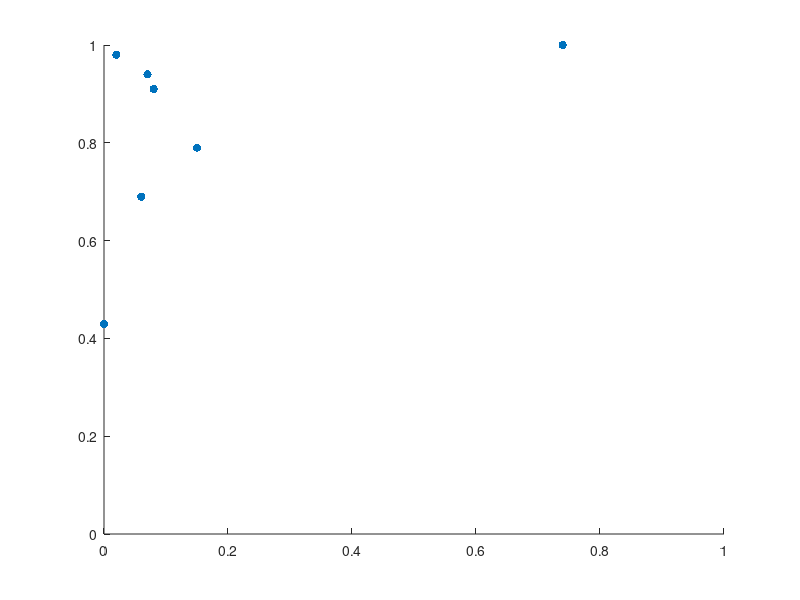

The MATLAB source for this figure: (Note: this script raises an error after producing the figure.)
dt_tpr = 0.69;
dt_fpr = 0.06;

nb_tpr = 0.43;
nb_fpr = 0;

ann_tpr = 0.79;
ann_fpr = 0.15;

% ---- Bigram -----

dt1_tpr = 0.91;
dt1_fpr = 0.08;

nb1_tpr = 1.0;
nb1_fpr = .74;

ann1_tpr = 0.98;
ann1_fpr = 0.02;

rf1_tpr = 0.94;
rf1_fpr = 0.07;


x=[dt_fpr nb_fpr ann_fpr dt1_fpr nb1_fpr ann1_fpr rf1_fpr];
y=[dt_tpr nb_tpr ann_tpr dt1_tpr nb1_tpr ann1_tpr rf1_tpr];
scatter(x, y, 'filled');
axis([0 1 0 1]);

text(dt_fpr, dt_tpr, 'A', 'horizontal','left', 'vertical','bottom', 'FontSize',22,'FontWeight','bold','FontName','Times New Roman');
text(nb_fpr, nb_tpr, 'B', 'horizontal','left', 'vertical','bottom', 'FontSize',22,'FontWeight','bold','FontName','Times New Roman');
text(ann_fpr, ann_tpr, 'C', 'horizontal','left', 'vertical','bottom', 'FontSize',22,'FontWeight','bold','FontName','Times New Roman');
text(dt1_fpr, dt1_tpr, 'D', 'horizontal','left', 'vertical','bottom', 'FontSize',22,'FontWeight','bold','FontName','Times New Roman');
text(nb1_fpr, nb1_tpr, 'E', 'horizontal','right', 'vertical','top', 'FontSize',22,'FontWeight','bold','FontName','Times New Roman');
text(ann1_fpr, ann1_tpr, 'F', 'horizontal','left', 'vertical','top', 'FontSize',22,'FontWeight','bold','FontName','Times New Roman');
text(rf1_fpr, rf1_tpr, 'G', 'horizontal','left', 'vertical','bottom', 'FontSize',22,'FontWeight','bold','FontName','Times New Roman');

box on;
grid on;

ylabel('True Positive Rates', 'FontSize',20,'FontWeight','bold','FontName','Times New Roman');
xlabel('False Positive Rates', 'FontSize',20,'FontWeight','bold','FontName','Times New Roman');
ax = gca;
ax.FontSize = 16; 
ax.FontWeight = 'bold';
ax.FontName = 'Times New Roman';
title('ROC Space using Bag of Words Model','FontSize',24,'FontWeight','bold','FontName','Times New Roman');
dim = [0.4 0.5 0.3 0.3];
str = {'A = Decision Tree (n=1)', 'B = Naive Bayes (n=1)', 'C = Artificial Neural Network (n=1)', 'D = Decision Tree (n=2)', 'E = Naive Bayes (n=2)', 'F = Artificial Neural Network (n=2)', 'G = Random Forest (n=2)'};
annotation('textbox',dim,'String',str,'FitBoxToText','on','FontSize',20, 'FontWeight', 'bold', 'FontName','Times New Roman');